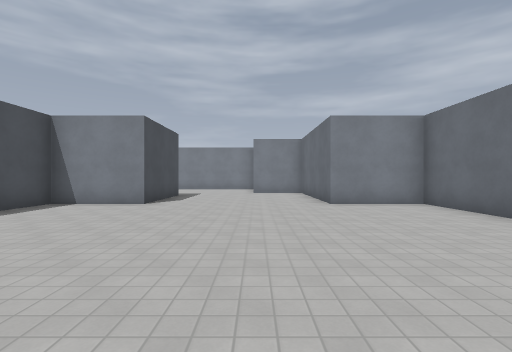
view 1 (above)

16 first-person views from a walk through a 3-D level made in the Godot game engine. The camera is 1.5 m above the floor, looks level and sees 85° across. The floor is counted in squares, 2 m on a side. Each view is taken from the middle of a square. On the plan, view 1 faces up. The plan holds only what a view shows up to about 10 squares ahead; the rest is blank. The place goes on beyond the plan. Characters and animated objects are left out. Surface patterns are stand-ins for the level's own textures.

view 2
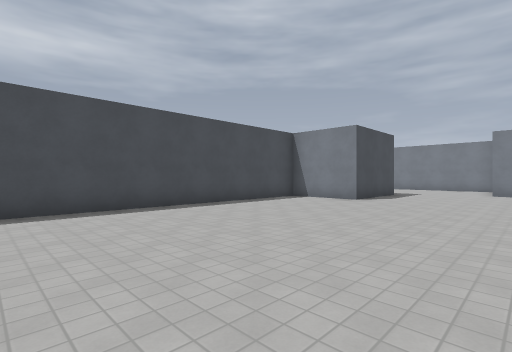

view 3
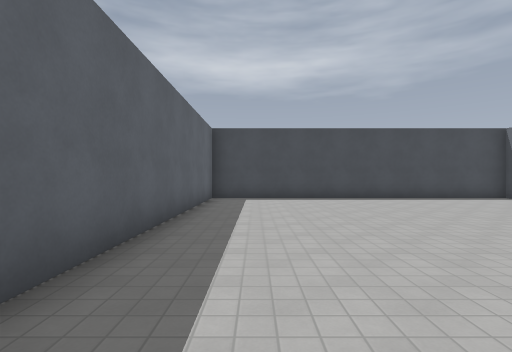

view 4
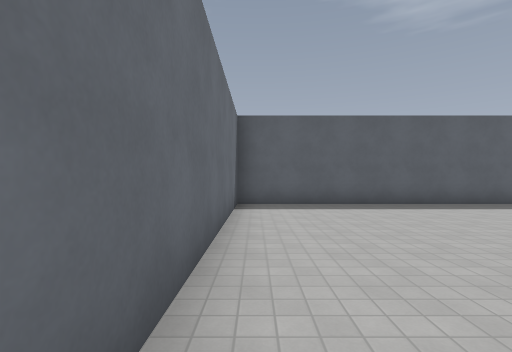

view 5
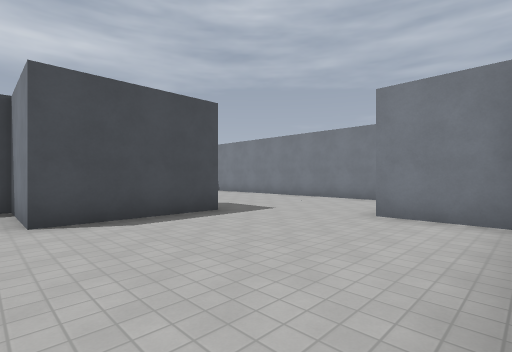

view 6
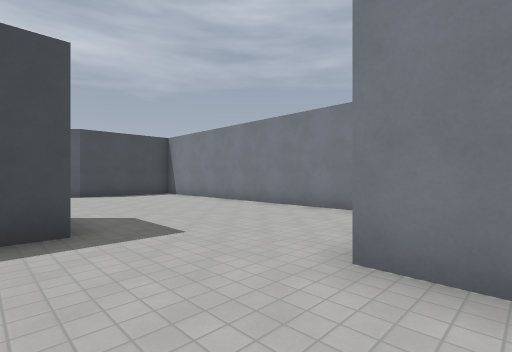

view 7
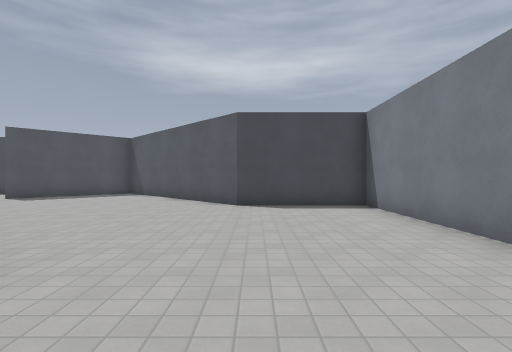

view 8
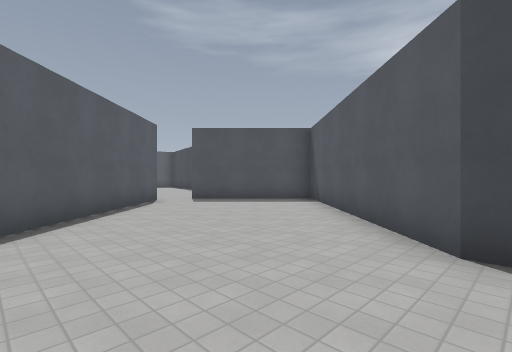

view 9
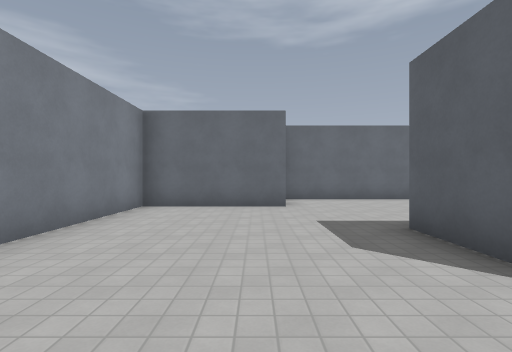

view 10
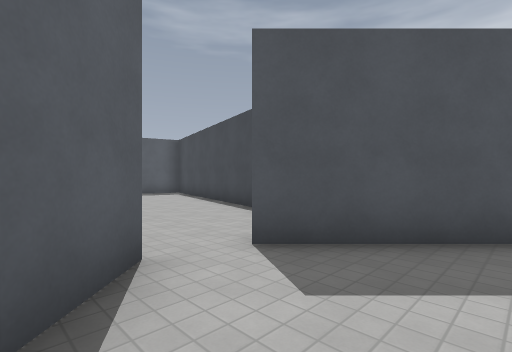

view 11
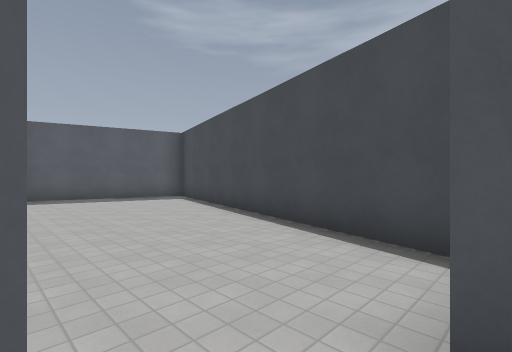

view 12
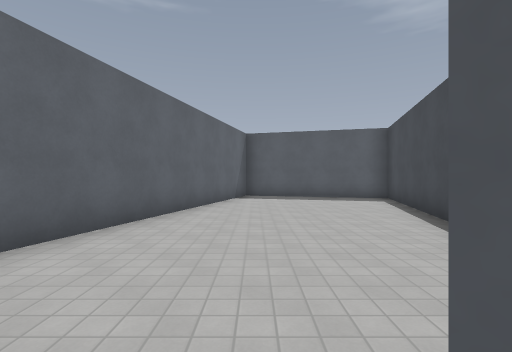

view 13
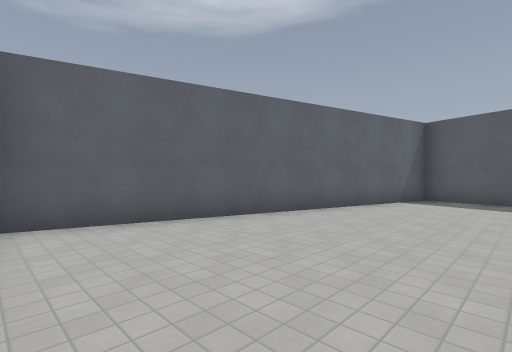

view 14
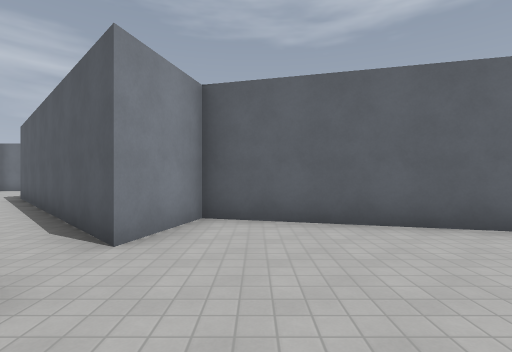

view 15
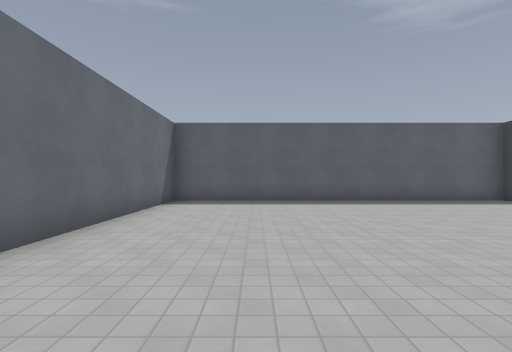

view 16
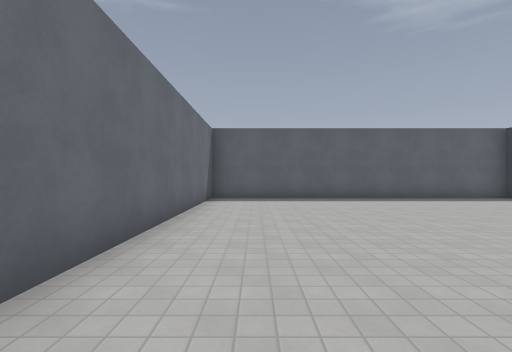

### Floor plan
Points are (right, up) in squares from view 1. A wall is a line through its corners. A room is listed if a view was taken in it or the views show most of it. See-through windows are left out.
Room 1 (views 1, 2, 3, 4, 5, 6, 7, 8, 9, 10, 11, 12, 15, 16)
walls: (-11.1, 4.5) (-4.8, 10.8) (-3, 10.8) (-3, 7.5) (-5.5, 7.5) (-5.5, -2.5) (4.5, -2.5) (4.5, 7.5) (2, 7.5) (2, 12.3) (-0.1, 12.3) (-0.1, 15.8) (-10.1, 15.8) (-10.1, 12.5) (-15, 7.6) (-12.1, 4.7)
ways out: opening at (-12, 4) to room 2
Room 2 (views 13, 14)
walls: (-14.1, 4.4) (-16.5, -4.4) (-11.6, -5.7) (-9, 4) (-11.1, 4.5)
ways out: opening at (-12, 4) to room 1

Where each view was taken, in squares from view 1:
view 1: 0 up, 0 right, facing up
view 2: 1 down, 1 right, facing up-left
view 3: 1 down, 4 right, facing left
view 4: 5 up, 4 right, facing down
view 5: 7 up, 2 right, facing up-left
view 6: 10 up, 1 right, facing up-left
view 7: 13 up, 3 left, facing left
view 8: 13 up, 7 left, facing down-left
view 9: 13 up, 7 left, facing right
view 10: 7 up, 10 left, facing down-left
view 11: 5 up, 11 left, facing down-left
view 12: 5 up, 12 left, facing down
view 13: 4 up, 14 left, facing down-right
view 14: 3 up, 14 left, facing right
view 15: 6 up, 2 right, facing down
view 16: 7 up, 3 right, facing down
